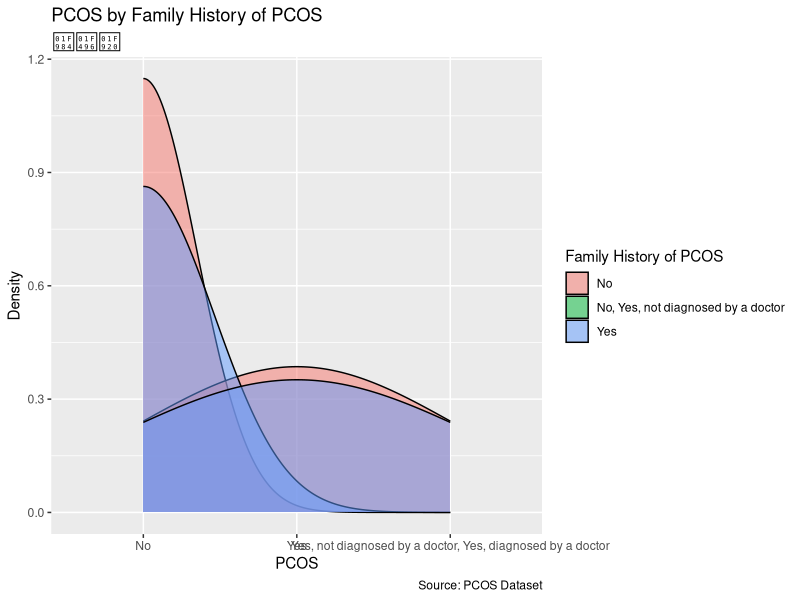
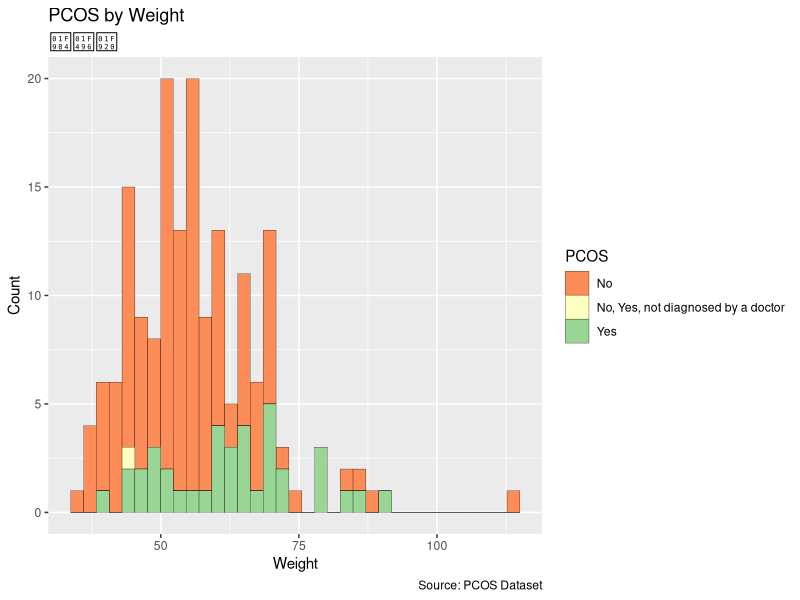
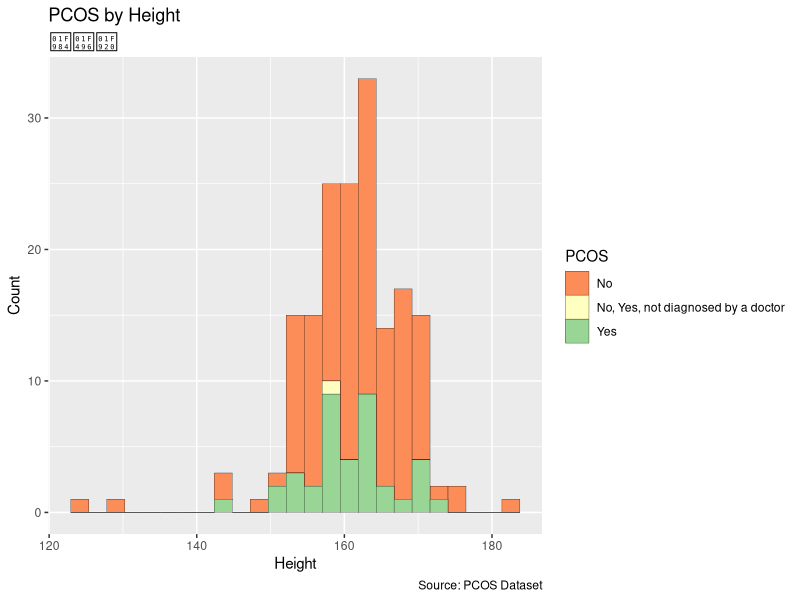
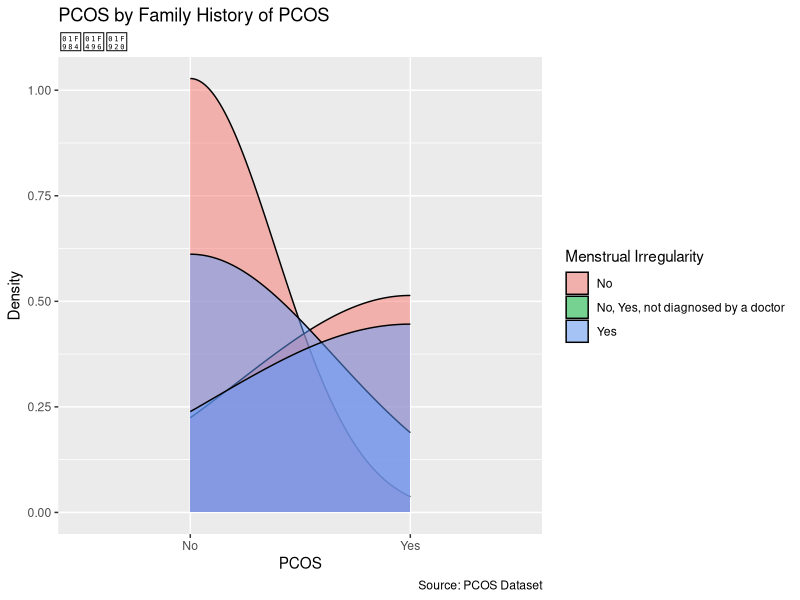

These figures' R source, in order:
library(dplyr)
library(tidyr)
library(ggplot2)
library(tidyverse)

df <- read_csv("pcos_data.csv")
glimpse(df)

g <- ggplot(df, aes(Family_History_PCOS))
g + geom_density(aes(fill=factor(PCOS)), alpha=0.5) + 
  labs(title="PCOS by Family History of PCOS", 
       subtitle="🦄💖🤠",
       caption="Source: PCOS Dataset",
       x="PCOS", y="Density",
       fill="Family History of PCOS")

g <- ggplot(df, aes(Weight_kg)) + scale_fill_brewer(palette = "Spectral")
g + geom_histogram(aes(fill=as.factor(PCOS)), 
                   bins=35, col = "black",
                   size=.1) +   # change number of bins
  labs(title="PCOS by Weight", 
       subtitle="🦄💖🤠", 
       caption="Source: PCOS Dataset",
       x="Weight", y="Count", fill="PCOS")

g <- ggplot(df, aes(Height_ft)) + scale_fill_brewer(palette = "Spectral")
g + geom_histogram(aes(fill=as.factor(PCOS)), 
                   bins=25, col = "black",
                   size=.1) +   # change number of bins
  labs(title="PCOS by Height", 
       subtitle="🦄💖🤠", 
       caption="Source: PCOS Dataset",
       x="Height", y="Count", fill="PCOS")

g <- ggplot(df, aes(Menstrual_Irregularity))
g + geom_density(aes(fill=factor(PCOS)), alpha=0.5) + 
  labs(title="PCOS by Family History of PCOS", 
       subtitle="🦄💖🤠",
       caption="Source: PCOS Dataset",
       x="PCOS", y="Density",
       fill="Menstrual Irregularity")
